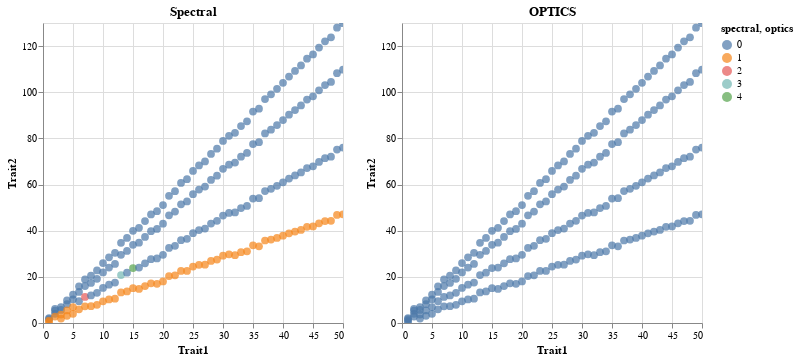

Write notebook code for a chart like this one.
### Code cell
(spectr | optics)

### Figure 1 — Vega-Lite specification as saved in the notebook (floating-point values rounded to 4 significant figures; data arrays with more than 128 entries replaced by an {"elided": "..."} marker saying what was removed)
{"config": {"view": {"continuousWidth": 300, "continuousHeight": 300}}, "hconcat": [{"mark": {"type": "circle", "size": 60}, "encoding": {"color": {"field": "spectral", "type": "nominal"}, "tooltip": [{"field": "spectral", "type": "quantitative"}, {"field": "optics", "type": "quantitative"}], "x": {"field": "Trait1", "type": "quantitative"}, "y": {"field": "Trait2", "type": "quantitative"}}, "name": "view_23", "title": "Spectral"}, {"mark": {"type": "circle", "size": 60}, "encoding": {"color": {"field": "optics", "type": "nominal"}, "tooltip": [{"field": "spectral", "type": "quantitative"}, {"field": "optics", "type": "quantitative"}], "x": {"field": "Trait1", "type": "quantitative"}, "y": {"field": "Trait2", "type": "quantitative"}}, "name": "view_24", "title": "OPTICS"}], "data": {"name": "data-aa11b5730d4dc7a7e44be41cf9272786"}, "params": [{"name": "param_20", "select": {"type": "interval", "encodings": ["x", "y"]}, "bind": "scales", "views": ["view_23"]}, {"name": "param_21", "select": {"type": "interval", "encodings": ["x", "y"]}, "bind": "scales", "views": ["view_24"]}], "$schema": "https://vega.github.io/schema/vega-lite/v5.16.3.json", "datasets": {"data-aa11b5730d4dc7a7e44be41cf9272786": {"elided": "200 records"}}}
